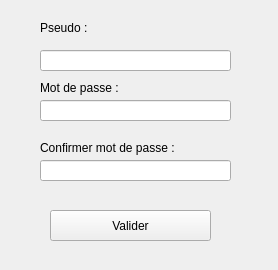
<?xml version="1.0" encoding="UTF-8"?>
<ui version="4.0">
 <class>CreationClass</class>
 <widget class="QWidget" name="CreationClass">
  <property name="geometry">
   <rect>
    <x>0</x>
    <y>0</y>
    <width>278</width>
    <height>270</height>
   </rect>
  </property>
  <property name="windowTitle">
   <string>Form</string>
  </property>
  <widget class="QPushButton" name="pushButton">
   <property name="geometry">
    <rect>
     <x>50</x>
     <y>210</y>
     <width>161</width>
     <height>31</height>
    </rect>
   </property>
   <property name="text">
    <string>Valider</string>
   </property>
  </widget>
  <widget class="QLineEdit" name="lineEdit_password">
   <property name="geometry">
    <rect>
     <x>40</x>
     <y>100</y>
     <width>191</width>
     <height>21</height>
    </rect>
   </property>
   <property name="text">
    <string/>
   </property>
   <property name="echoMode">
    <enum>QLineEdit::Password</enum>
   </property>
  </widget>
  <widget class="QLineEdit" name="lineEdit_login">
   <property name="geometry">
    <rect>
     <x>40</x>
     <y>50</y>
     <width>191</width>
     <height>21</height>
    </rect>
   </property>
  </widget>
  <widget class="QLabel" name="label_login">
   <property name="geometry">
    <rect>
     <x>40</x>
     <y>20</y>
     <width>71</width>
     <height>16</height>
    </rect>
   </property>
   <property name="text">
    <string>Pseudo :</string>
   </property>
  </widget>
  <widget class="QLabel" name="label_password">
   <property name="geometry">
    <rect>
     <x>40</x>
     <y>80</y>
     <width>91</width>
     <height>16</height>
    </rect>
   </property>
   <property name="text">
    <string>Mot de passe :</string>
   </property>
  </widget>
  <widget class="QLabel" name="label_check">
   <property name="geometry">
    <rect>
     <x>40</x>
     <y>140</y>
     <width>141</width>
     <height>16</height>
    </rect>
   </property>
   <property name="text">
    <string>Confirmer mot de passe :</string>
   </property>
  </widget>
  <widget class="QLineEdit" name="lineEdit_check">
   <property name="geometry">
    <rect>
     <x>40</x>
     <y>160</y>
     <width>191</width>
     <height>21</height>
    </rect>
   </property>
   <property name="text">
    <string/>
   </property>
   <property name="echoMode">
    <enum>QLineEdit::Password</enum>
   </property>
  </widget>
 </widget>
 <resources/>
 <connections/>
</ui>
